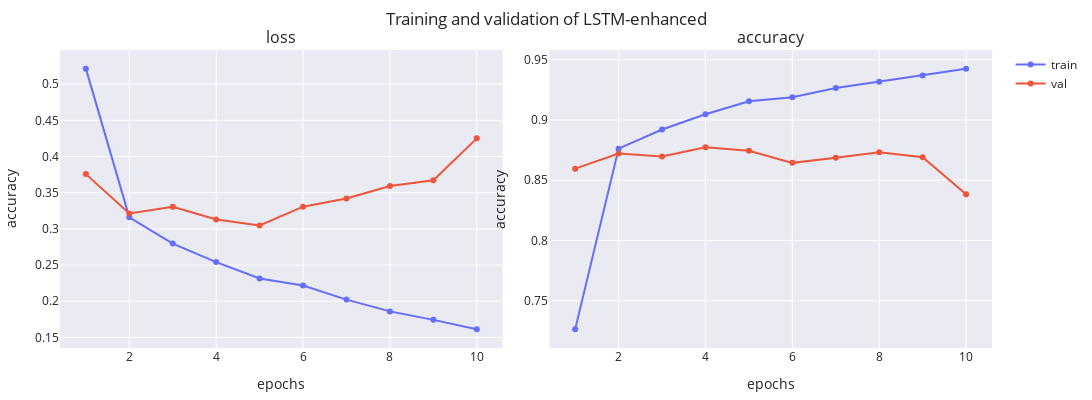

The cell this chart's notebook holds for it:
### Code cell
lstm_enhanced = AmazonReviewsModel(
    2000,
    256,
    LSTM,
    num_recurrent_layers=3,
    dropout=0.1,
    ffn_dims=[64],
    name="LSTM-enhanced",
)
_, fig = lstm_enhanced.train(
    dataset, f"{MODEL_PATH}/{lstm_enhanced.name}.weights.h5", **train_default
)
print(lstm_enhanced.evaluate(dataset.X_test, dataset.y_test))
fig

### Figure 1 — Plotly figure (JSON) as saved in the notebook; plotly's stock layout.template omitted (floating-point values rounded to 4 significant figures)
{"data": [{"line": {"color": "#636EFA"}, "marker": {"color": "#636EFA"}, "mode": "lines+markers", "name": "train", "showlegend": true, "type": "scatter", "x": [1, 2, 3, 4, 5, 6, 7, 8, 9, 10], "xaxis": "x", "y": [0.5214, 0.316, 0.2797, 0.2541, 0.2315, 0.2217, 0.2023, 0.186, 0.1743, 0.1612], "yaxis": "y"}, {"line": {"color": "#EF553B"}, "marker": {"color": "#EF553B"}, "mode": "lines+markers", "name": "val", "showlegend": true, "type": "scatter", "x": [1, 2, 3, 4, 5, 6, 7, 8, 9, 10], "xaxis": "x", "y": [0.3757, 0.3212, 0.3305, 0.313, 0.3047, 0.3307, 0.3419, 0.3592, 0.3671, 0.4251], "yaxis": "y"}, {"line": {"color": "#636EFA"}, "marker": {"color": "#636EFA"}, "mode": "lines+markers", "name": "train", "showlegend": false, "type": "scatter", "x": [1, 2, 3, 4, 5, 6, 7, 8, 9, 10], "xaxis": "x2", "y": [0.7262, 0.8762, 0.8921, 0.9047, 0.9155, 0.9189, 0.9265, 0.9317, 0.9369, 0.9426], "yaxis": "y2"}, {"line": {"color": "#EF553B"}, "marker": {"color": "#EF553B"}, "mode": "lines+markers", "name": "val", "showlegend": false, "type": "scatter", "x": [1, 2, 3, 4, 5, 6, 7, 8, 9, 10], "xaxis": "x2", "y": [0.8596, 0.8722, 0.8696, 0.8774, 0.8744, 0.8644, 0.8686, 0.8732, 0.869, 0.8384], "yaxis": "y2"}], "layout": {"annotations": [{"font": {"size": 16}, "showarrow": false, "text": "loss", "x": 0.2375, "xanchor": "center", "xref": "paper", "y": 1, "yanchor": "bottom", "yref": "paper"}, {"font": {"size": 16}, "showarrow": false, "text": "accuracy", "x": 0.7625, "xanchor": "center", "xref": "paper", "y": 1, "yanchor": "bottom", "yref": "paper"}], "height": 400, "margin": {"b": 10, "l": 10, "r": 10, "t": 50}, "title": {"text": "Training and validation of LSTM-enhanced"}, "width": 1200, "xaxis": {"anchor": "y", "domain": [0, 0.475], "title": {"text": "epochs"}}, "xaxis2": {"anchor": "y2", "domain": [0.525, 1], "title": {"text": "epochs"}}, "yaxis": {"anchor": "x", "domain": [0, 1], "title": {"text": "accuracy"}}, "yaxis2": {"anchor": "x2", "domain": [0, 1], "title": {"text": "accuracy"}}}}
